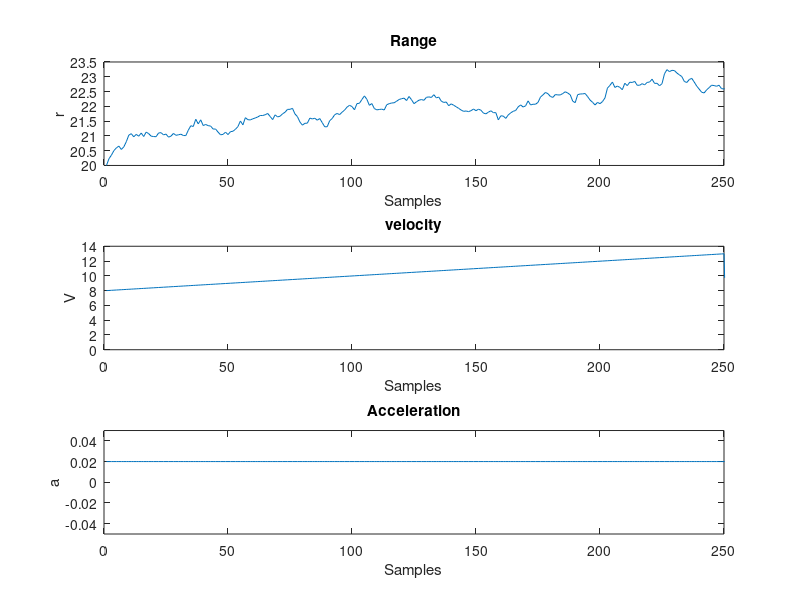
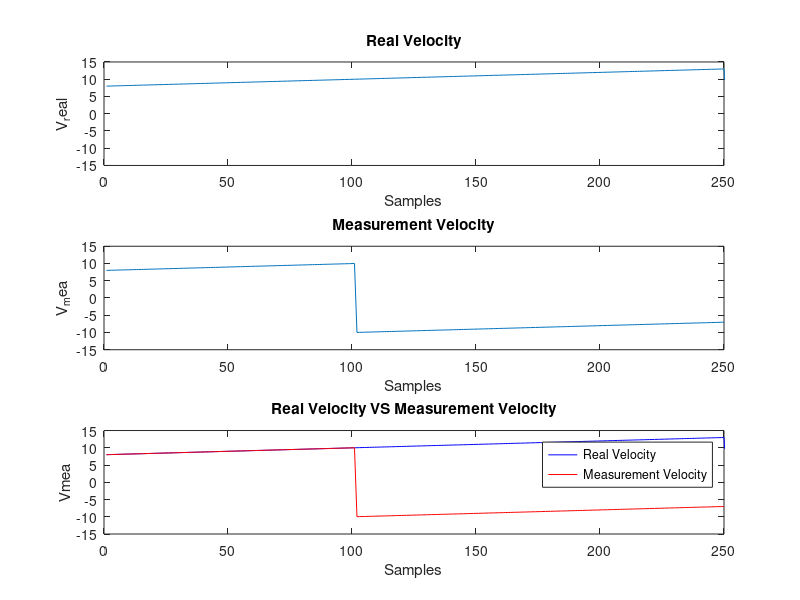
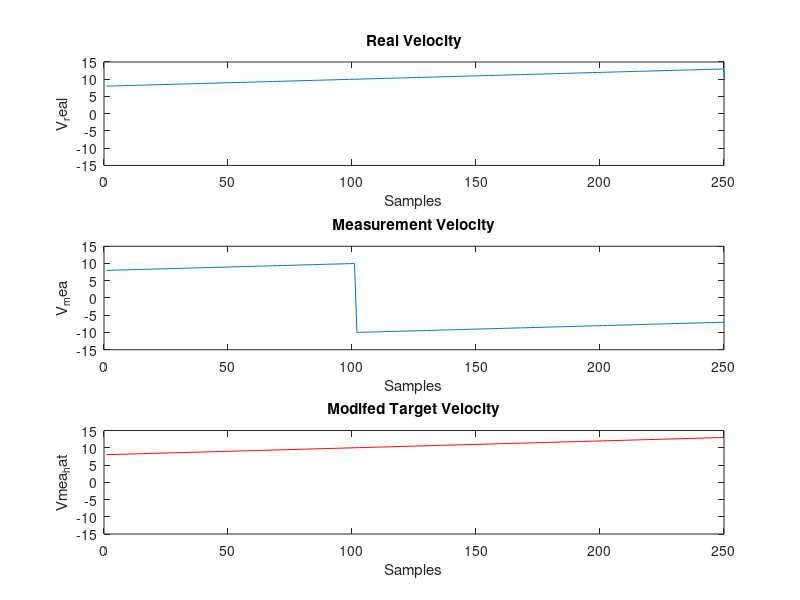
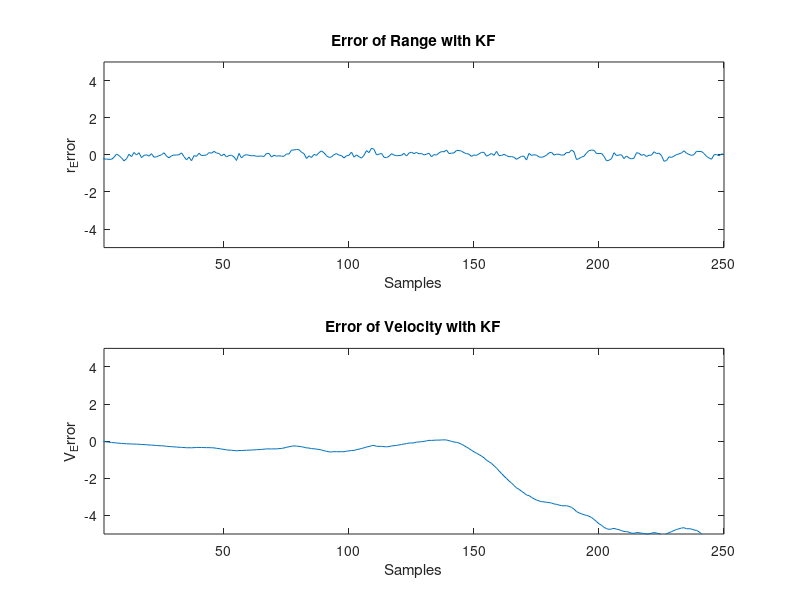

Source code (MATLAB) for these figures, in order:
clc
clear all
close all

T_Frame=25; %ms %Frame Time
T=0.001; %ms   %Time internal between samples
X0=[20 8 0.02]; %initial Range and Velocity and acceleration

sigma2r=0.1^2; %Variance of range in first kalman filter
sigma2V=0.1^2; %Variance of Radial Velocity in first kalman filter
sigma2a=0.1^2; %Variance of acceleration in first kalman filter

teta=0; %Teta is always constant
sigma2R=0.1^2; %error of measurement in first kalman filter
Q=diag([sigma2r sigma2V sigma2a]);
R=sigma2R;
F=[1 T T^2/2;0 1 T;0 0 1];
H=[1 0 0]; 
X_real=zeros(3,250);
X_real(:,1)=X0;



%creat Real parameters 
for k=1:250
              X_real(3,k)=0.02;
              if k>1
              X_real(2,k)=X_real(2,k-1)+X_real(3,k); 
              end

 X_real(1,k+1)=F(1,:)*X_real(:,k)+sqrt(sigma2r)*randn(1,1); 
 X_real(3,k+1)=F(3,:)*X_real(:,k); 
 Z(:,k)=H*X_real(:,k)+sqrt(R)*randn(1,1);
end

%Measured Velocity with ambiguity

for k=1:250
  if  X_real(2,k)>10
      V_mea(k)=X_real(2,k)-20;
  elseif X_real(2,k)<-10
      V_mea(k)=X_real(2,k)+20;
  else
      V_mea(k)=X_real(2,k);
  end
end


%Plot figure of real parameters
figure(1)
subplot(3,1,1); %plot real range
plot(X_real(1,:));
xlim([0 250])
xlabel('Samples')
ylabel('r')
title('Range');

subplot(3,1,2); %plot real velocity
plot(X_real(2,:));
xlim([0 250])
xlabel('Samples')
ylabel('V')
title('velocity');

subplot(3,1,3);%plot real acceleration
plot(X_real(3,:));
xlim([0 250])
ylim([-0.05 0.05])
xlabel('Samples')
ylabel('a')
title('Acceleration');


figure(2)
subplot(3,1,1);
plot(X_real(2,:)); %plot real Velocity
xlim([0 250])
ylim([-15 15])
xlabel('Samples')
ylabel('V_real')
title('Real Velocity');

subplot(3,1,2); %plot measurement Velocity
plot(V_mea);
xlim([0 250])
ylim([-15 15])
xlabel('Samples')
ylabel('V_mea')
title('Measurement Velocity');

subplot(3,1,3); %Comparasion of real Velocity vs measurement Velocity
plot(X_real(2,:),'b');
hold on 
plot(V_mea,'r');
xlim([0 250])
ylim([-15 15])
xlabel('Samples')
ylabel('Vmea')
title('Real Velocity VS Measurement Velocity');
legend('Real Velocity','Measurement Velocity');


%% %% first Kalman Filter
Pa=zeros(3,3,250); %sigmaa is sigma (k|k-1)
Pa(:,:,1)=0.1*eye(3);
Xhat=zeros(3,250); %Xhata is Xhat (k|k-1)
Xhat(:,1)=X0;
K=zeros(3,1,250);
Q=diag([sigma2r sigma2V 0]);




for k=1:250
    
  %Time Update
     Xhata(:,k)=F*Xhat(:,k);
     P(:,:,k)=F*Pa(:,:,k)*F'+Q;
     E(k)=Z(:,k)-H*Xhata(:,k);
     K(:,k)=(Pa(:,:,k)*H')*inv(H*Pa(:,:,k)*H'+R);
 
  %Data Update
      Xhat(:,k+1)=Xhata(:,k)+K(:,k)*E(k);
      Pa(:,:,k+1)=(eye(3)-K(:,k)*H)*P(:,:,k);
      Xhat(3,k+1)=(Xhat(2,k+1)-Xhat(2,k))/T;
      
      
       if  Xhat(2,k)>10
        Xhat(2,k)=Xhat(2,k)-20;
      elseif Xhat(2,k)<-10
        Xhat(2,k)=Xhat(2,k)+20;
      else
        Xhat(2,k)=Xhat(2,k);
      end
end



VT=20; %V_max=10 and V_min=-10 so VT=20;
N=round(((V_mea-Xhata(2,1:250))./VT)); %ambiguity number
Vmea_Hat=V_mea-VT*N; %modified Velocity

figure (3)
subplot(3,1,1);
plot(X_real(2,:));
xlim([0 250])
ylim([-15 15])
xlabel('Samples')
ylabel('V_real')
title('Real Velocity');

subplot(3,1,2);
plot(V_mea);
xlim([0 250])
ylim([-15 15])
xlabel('Samples')
ylabel('V_mea')
title('Measurement Velocity');

subplot(3,1,3);
plot(Vmea_Hat,'r');
xlim([0 250])
ylim([-15 15])
xlabel('Samples')
ylabel('Vmea_hat')
title('Modifed Target Velocity');

figure(4)
subplot(2,1,1); %plot error of range with KF
plot(Xhata(1,:)-X_real(1,1:250));
xlim([2 250])
ylim([-5 5])
xlabel('Samples')
ylabel('r_Error')
title('Error of Range with KF');

subplot(2,1,2); %plot error of Velocity with KF
plot(Xhata(2,:)-X_real(2,1:250));
xlim([2 250])
ylim([-5 5])
xlabel('Samples')
ylabel('V_Error')
title('Error of Velocity with KF');


%% %% Second Kalman Filter
    
    %UpDate State
    XXhat=zeros(3,250);
    XXhat(1,:)=Xhata(1,:);
    XXhat(2,:)=Vmea_Hat(1:250);
    XXhat(3,:)=teta*Xhata(3,:);
    
    %X_EKF=[rx vx ax ry vy ay]
    rx=XXhat(1,:)*cos(teta);
    ry=XXhat(1,:)*sin(teta);
    vx=XXhat(2,:)*cos(teta);
    vy=XXhat(2,:)*sin(teta);
    ax=Xhata(3,:)*cos(teta);
    ay=Xhata(3,:)*sin(teta);
    
    X_EKF=[rx;vx;ax;ry;vy;ay];
    F_EKF=[F,zeros(3,3);zeros(3,3),F];
    sigma2rx=0.1^2;
    sigma2vx=0.1^2;
    sigma2ax=0.001^2;
    sigma2ry=0;
    sigma2vy=0;
    sigma2ay=0;
    
    Q_EKF=diag([sigma2rx sigma2vx sigma2ax sigma2ry sigma2vy sigma2ay]);
    sigma2_EKFr=0.1^2;
    sigma2_EKFteta=0.005^2;
    sigma2_EKFv=0.1^2;
    sigma2_EKFa=0.001^2;
    h_EKF=zeros(4,250);
    X_EKF(:,1)=[20*cos(teta) 8*cos(teta) 0.02*cos(teta) 20*sin(teta) 8*sin(teta) 0.02*sin(teta)];
    Z_EKF=zeros(4,250);
    R_EKF=diag([sigma2_EKFr sigma2_EKFteta sigma2_EKFv sigma2_EKFa]);
    
    
     for k=1:250-1
         
         
     X_EKF(:,k+1)=F_EKF*X_EKF(:,k)+sqrt(Q_EKF)*randn(6,1);     
     h_EKF(:,k+1)=[(sqrt(X_EKF(1,k+1)^2+X_EKF(4,k+1)^2)) atan(X_EKF(4,k+1)/X_EKF(1,k+1)) (X_EKF(1,k+1)*X_EKF(2,k+1)+X_EKF(4,k+1)*X_EKF(5,k+1))/(sqrt(X_EKF(1,k+1)^2+X_EKF(4,k+1)^2)) (sqrt(X_EKF(3,k+1)^2+X_EKF(6,k+1)^2))]';

     Z_EKF(:,k+1)=h_EKF(:,k+1)+sqrt(R_EKF)*randn(4,1);
    end
    
    
    
    

    H_EKF=zeros(4,6,251);

    
    
    
    Pa_EKF=zeros(6,6,250); %sigmaa is sigma (k|k-1)
    Pa_EKF(:,:,1)=0.1*eye(6);
    Xhat_EKF=zeros(6,250); %Xhata is Xhat (k|k-1)
    Xhat_EKF(:,1)=[20*cos(teta) 8*cos(teta) 0.02*cos(teta) 20*sin(teta) 8*sin(teta) 0.02*sin(teta)];
    E_EKF=zeros(4,1,250);
    K_EKF=zeros(6,4,250);
    
    
    for k=1:250
    
          H_EKF(:,:,k)=[(Xhat_EKF(1,k))/(sqrt((Xhat_EKF(1,k))^2+(Xhat_EKF(4,k))^2)) 0 0 ((Xhat_EKF(4,k)))/(sqrt((Xhat_EKF(1,k))^2+(Xhat_EKF(4,k))^2))  0 0;
          (-(Xhat_EKF(1,k))*(Xhat_EKF(4,k)))/(((Xhat_EKF(1,k))^2+(Xhat_EKF(4,k))^2)) 0 0 ((Xhat_EKF(4,k)))/(((Xhat_EKF(1,k))^2+(Xhat_EKF(4,k))^2))  0 0;
          (((Xhat_EKF(2,k))*(Xhat_EKF(4,k))^2)-((Xhat_EKF(1,k))*(Xhat_EKF(4,k))*(Xhat_EKF(5,k))))/(sqrt((Xhat_EKF(1,k))^2+(Xhat_EKF(4,k))^2)) ((Xhat_EKF(1,k)))/(sqrt((Xhat_EKF(1,k))^2+(Xhat_EKF(4,k))^2))  0 (((Xhat_EKF(5,k))*(Xhat_EKF(1,k))^2)-((Xhat_EKF(4,k))*(Xhat_EKF(1,k))*(Xhat_EKF(2,k))))/(sqrt((Xhat_EKF(1,k))^2+(Xhat_EKF(4,k))^2)) ((Xhat_EKF(4,k)))/(sqrt((Xhat_EKF(1,k))^2+(Xhat_EKF(4,k))^2)) 0;
          0 0 ((Xhat_EKF(3,k)))/(sqrt((Xhat_EKF(3,k))^2+(Xhat_EKF(6,k))^2)) 0 0 ((Xhat_EKF(6,k)))/(sqrt((Xhat_EKF(3,k))^2+(Xhat_EKF(6,k))^2))]; 
        
        
      %DATA Update
         Xhata_EKF(:,k)=F_EKF*Xhat_EKF(:,k);
         P_EKF(:,:,k)=F_EKF*Pa_EKF(:,:,k)*F_EKF'+Q_EKF;
         E_EKF(:,k)=Z_EKF(:,k)-H_EKF(:,:,k)*Xhata_EKF(:,k);
         K_EKF(:,:,k)=(Pa_EKF(:,:,k)*H_EKF(:,:,k)')*inv(H_EKF(:,:,k)*Pa_EKF(:,:,k)*H_EKF(:,:,k)'+R_EKF);
     
      %TIME Update
          Xhat_EKF(:,k+1)=Xhata_EKF(:,k)+K_EKF(:,:,k)*E_EKF(:,:,k);
          Pa_EKF(:,:,k+1)=(eye(6)-K_EKF(:,:,k)*H_EKF(:,:,k))*P_EKF(:,:,k);
    
    end

figure(5)

subplot(2,1,1); %plot error of Velocity with KF
plot((Xhata_EKF(2,:)-X_real(2,1:250)));
xlim([5 250])
ylim([-5 5])
xlabel('Samples')
ylabel('V_Error')
title('Error of Velocity with EKF');

subplot(2,1,2); %plot error of range with EKF
plot(Xhata_EKF(3,:)-X_real(3,1:250));
xlim([5 250])
ylim([-5 5])
xlabel('Samples')
ylabel('A_Error')
title('Error of Acceleration with EKF');


